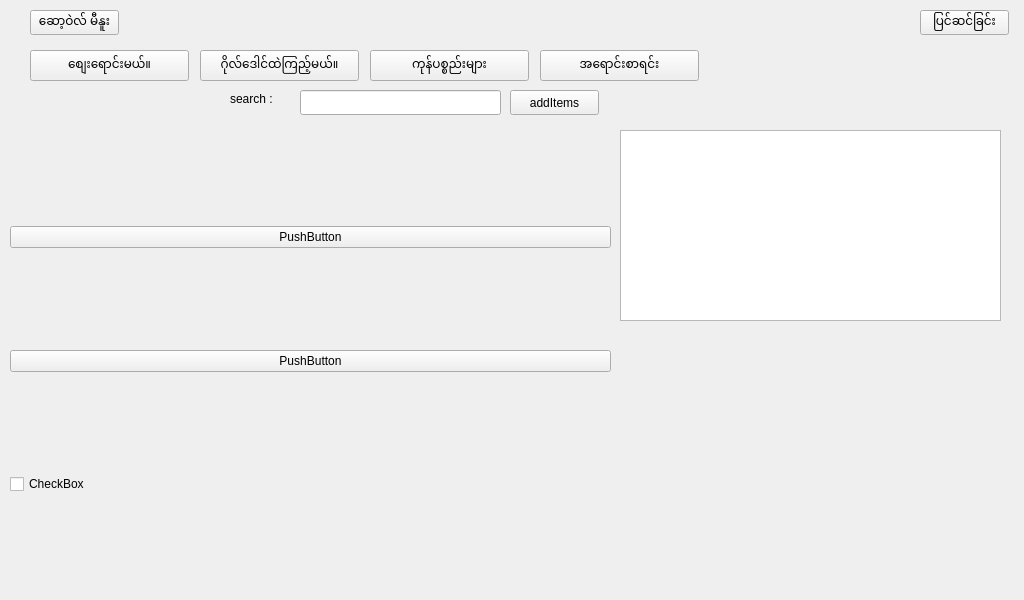
<?xml version="1.0" encoding="UTF-8"?>
<ui version="4.0">
 <class>MainWindow</class>
 <widget class="QMainWindow" name="MainWindow">
  <property name="geometry">
   <rect>
    <x>0</x>
    <y>0</y>
    <width>1024</width>
    <height>600</height>
   </rect>
  </property>
  <property name="sizePolicy">
   <sizepolicy hsizetype="Fixed" vsizetype="Maximum">
    <horstretch>0</horstretch>
    <verstretch>0</verstretch>
   </sizepolicy>
  </property>
  <property name="minimumSize">
   <size>
    <width>1024</width>
    <height>600</height>
   </size>
  </property>
  <property name="maximumSize">
   <size>
    <width>1024</width>
    <height>600</height>
   </size>
  </property>
  <property name="windowTitle">
   <string>MainWindow</string>
  </property>
  <widget class="QWidget" name="centralwidget">
   <widget class="QPushButton" name="settingBtn">
    <property name="geometry">
     <rect>
      <x>920</x>
      <y>10</y>
      <width>89</width>
      <height>25</height>
     </rect>
    </property>
    <property name="text">
     <string>ပြင်ဆင်ခြင်း</string>
    </property>
   </widget>
   <widget class="QPushButton" name="menuBtn">
    <property name="geometry">
     <rect>
      <x>30</x>
      <y>10</y>
      <width>89</width>
      <height>25</height>
     </rect>
    </property>
    <property name="text">
     <string>ဆော့ဝဲလ် မီနူး</string>
    </property>
   </widget>
   <widget class="QPushButton" name="inventoryBtn">
    <property name="geometry">
     <rect>
      <x>200</x>
      <y>50</y>
      <width>159</width>
      <height>31</height>
     </rect>
    </property>
    <property name="text">
     <string>ဂိုလ်ဒေါင်ထဲကြည့်မယ်။</string>
    </property>
   </widget>
   <widget class="QPushButton" name="salePosBtn">
    <property name="geometry">
     <rect>
      <x>30</x>
      <y>50</y>
      <width>159</width>
      <height>31</height>
     </rect>
    </property>
    <property name="text">
     <string>စျေးရောင်းမယ်။</string>
    </property>
   </widget>
   <widget class="QPushButton" name="productsBtn">
    <property name="geometry">
     <rect>
      <x>370</x>
      <y>50</y>
      <width>159</width>
      <height>31</height>
     </rect>
    </property>
    <property name="text">
     <string>ကုန်ပစ္စည်းများ</string>
    </property>
   </widget>
   <widget class="QPushButton" name="saleReportBtn">
    <property name="geometry">
     <rect>
      <x>540</x>
      <y>50</y>
      <width>159</width>
      <height>31</height>
     </rect>
    </property>
    <property name="text">
     <string>အရောင်းစာရင်း</string>
    </property>
   </widget>
   <widget class="QListWidget" name="listWidget">
    <property name="geometry">
     <rect>
      <x>620</x>
      <y>130</y>
      <width>381</width>
      <height>191</height>
     </rect>
    </property>
   </widget>
   <widget class="QPushButton" name="addItemBtn">
    <property name="geometry">
     <rect>
      <x>510</x>
      <y>90</y>
      <width>89</width>
      <height>25</height>
     </rect>
    </property>
    <property name="text">
     <string>addItems</string>
    </property>
   </widget>
   <widget class="QWidget" name="gridWidget" native="true">
    <property name="geometry">
     <rect>
      <x>10</x>
      <y>130</y>
      <width>601</width>
      <height>461</height>
     </rect>
    </property>
    <layout class="QGridLayout" name="gridLayout">
     <item row="0" column="0">
      <widget class="QPushButton" name="pushButton">
       <property name="text">
        <string>PushButton</string>
       </property>
      </widget>
     </item>
     <item row="1" column="0">
      <widget class="QPushButton" name="pushButton_2">
       <property name="text">
        <string>PushButton</string>
       </property>
      </widget>
     </item>
     <item row="2" column="0">
      <widget class="QCheckBox" name="checkBox">
       <property name="text">
        <string>CheckBox</string>
       </property>
      </widget>
     </item>
    </layout>
   </widget>
   <widget class="QLabel" name="label">
    <property name="geometry">
     <rect>
      <x>230</x>
      <y>90</y>
      <width>67</width>
      <height>17</height>
     </rect>
    </property>
    <property name="text">
     <string>search :</string>
    </property>
   </widget>
   <widget class="QLineEdit" name="lineEdit">
    <property name="geometry">
     <rect>
      <x>300</x>
      <y>90</y>
      <width>201</width>
      <height>25</height>
     </rect>
    </property>
   </widget>
  </widget>
 </widget>
 <resources/>
 <connections/>
</ui>
